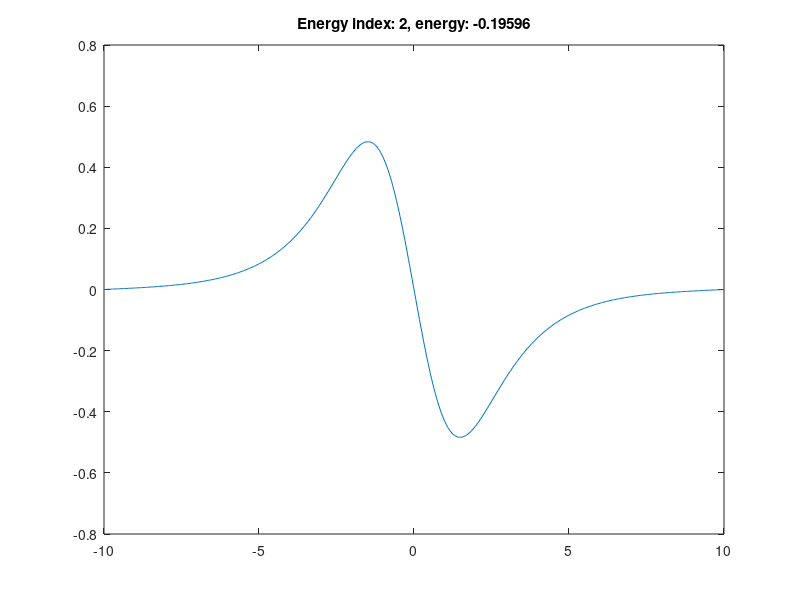

Write the MATLAB code that produced this figure.
% This script determines the admissible energies for a bound quantum
% particle confined in a rectuangular-like confining potential. It does so
% by setting up the Hamiltonian, numerically, and diagonalizing it.
%
% In addition to determining the bound energies, the script also plot
% the corresponding eigen states.
%
% Numerical inputs:
%   L       - The extension of the spatial grid 
%   N       - The number of grid points
% 
% Input for the confining potential:
%   V0      - The "height" of the potential (must be negative for a well)
%   Sigma   - The width of the potetial
%
% All inputs are hard coded initially.

% Numerical grid parameters
L = 20;
N = 512;                % Should be 2^k, k integer, for FFT's sake

% Input parameters for the potential
V0 = -1;
Sigma = sqrt(2);

% Set up grid
h = L/(N-1);
x = transpose(linspace(-L/2, L/2, N));      % Column vector

% Set up potential
Vpot = @(x) V0*exp(-x.^2/(2*Sigma^2));

% Set up kinetic energy matrix by means of the fast Fourier transform
k=2*pi/(N*h)*[0:(N/2-1), (-N/2:-1)];        % Vector with k-values
% Fourier transform the identity matrix:
Tmat = fft(eye(N));
% Multiply by (ik)^2
Tmat = diag(-k.^2)*Tmat;
% Transform back to x-representation
Tmat = ifft(Tmat);
Tmat = -1/2*Tmat;                   % Correct prefactor

% Full Hamiltonian
Ham = Tmat + diag(Vpot(x));             % Hamiltonian

% Diagonalization
[U E] = eig(Ham);
% Extract eigen energies, the diagonal of E
E = real(diag(E));
% Sort eigenvalues - and rearrange eigenvectors accordingly
[E Ind] = sort(E);
U = U(:, Ind);
% Ensure proper normalization
U = U/sqrt(h);

% Write bound energies to screen and plot wave functions
n = 1;
while E(n) < 0
  % Write energy to screen
  disp(['Energy nr. ', num2str(n),': ', num2str(E(n))])
  % Plot wave function
  plot(x, U(:,n))
  title(['Energy index: ', num2str(n), ', energy: ', num2str(E(n))])
  % Update n
  n = n+1;
end